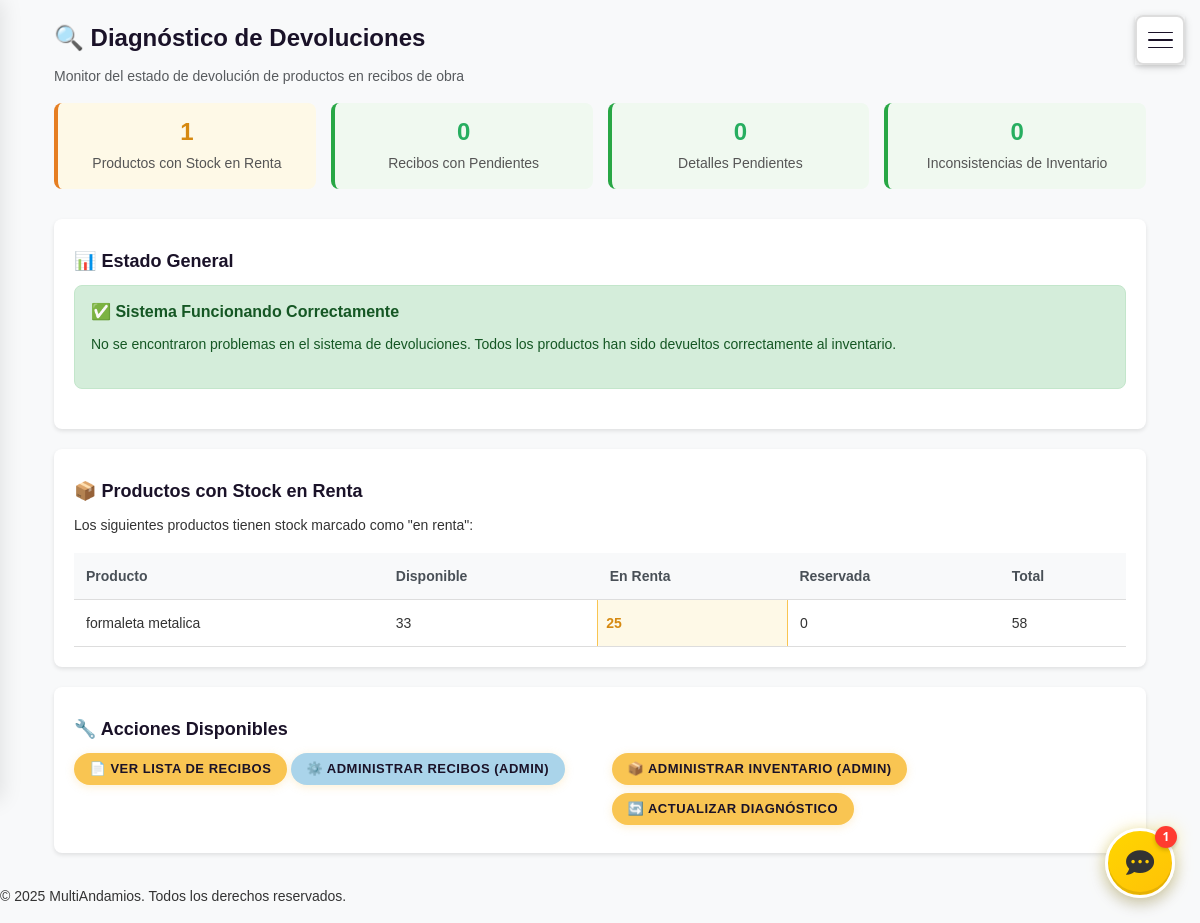
Screenshot of /recibos/diagnostico/ (signed in) with the database file from the repository.
### productos/models.py (models this page shows, shortened)
class Producto(models.Model):
    id_producto = models.AutoField(primary_key=True)
    nombre = models.CharField(max_length=255)
    descripcion = models.TextField(blank=True, null=True)
    precio_diario = models.DecimalField(
        max_digits=10,
        decimal_places=2,
        verbose_name='Precio por día',
        help_text='Precio de renta por día en pesos',
        default=0
    )
    dias_minimos_renta = models.PositiveIntegerField(
        default=1,
        verbose_name='Días mínimos de renta',
        help_text='Número mínimo de días consecutivos que se debe rentar este producto'
    )
    peso = models.DecimalField(
        max_digits=8,
        decimal_places=2,
        default=0.00,
        verbose_name='Peso individual (kg)',
        help_text='Peso en kilogramos de una unidad del producto'
    )
    cantidad_disponible = models.PositiveIntegerField()
    cantidad_reservada = models.PositiveIntegerField(default=0)
    cantidad_en_renta = models.PositiveIntegerField(default=0)
    imagen = models.ImageField(upload_to='productos/', blank=True, null=True)
    activo = models.BooleanField(default=True)
    def cantidad_total(self):
        return self.cantidad_disponible + self.cantidad_reservada + self.cantidad_en_renta

### recibos/views.py (the view, shortened to what this page needs)
# urls.py: path('diagnostico/', views.diagnostico_devoluciones, name='diagnostico_devoluciones'),
@login_required
@user_passes_test(es_staff)
def diagnostico_devoluciones(request):
    from django.db.models import F, Sum
    productos_con_renta = Producto.objects.filter(cantidad_en_renta__gt=0)
    recibos_con_pendientes = ReciboObra.objects.filter(
        detalles__cantidad_vuelta__lt=F('detalles__cantidad_solicitada')
    ).distinct()
    detalles_pendientes = DetalleReciboObra.objects.filter(cantidad_vuelta__lt=F('cantidad_solicitada'))
    inconsistencias = []
    detalles_con_problemas = []
    context = {
        'productos_con_renta': productos_con_renta,
        'recibos_con_pendientes': recibos_con_pendientes,
        'detalles_pendientes': detalles_pendientes,
        'inconsistencias': inconsistencias,
        'detalles_con_problemas': detalles_con_problemas,
        'total_problemas': len(recibos_con_pendientes),
        'total_detalles_pendientes': len(detalles_pendientes),
        'total_inconsistencias': len(inconsistencias),
    }
    return render(request, 'recibos/diagnostico_devoluciones.html', context)

### recibos/views.py (called while the page is built)
def es_staff(user):
    return user.is_staff or user.rol in ['admin', 'empleado']

### usuarios/templatetags/carrito_tags.py (called while the page is built)
@register.simple_tag(takes_context=True)
def get_carrito_total(context):
    request = context['request']
    if request.user.is_authenticated:
        return CarritoItem.objects.filter(usuario=request.user).count()
    return 0

### recibos/templates/recibos/diagnostico_devoluciones.html (shortened to what this page needs)
{% extends 'base.html' %}
{% load static %}
{% block content %}
<div class="container-fluid">
    <div class="row">
        <div class="col-12">
            <h1>🔍 Diagnóstico de Devoluciones</h1>
            <p class="text-muted">Monitor del estado de devolución de productos en recibos de obra</p>
            <div class="summary-grid">
                <div class="summary-item {% if productos_con_renta.count > 0 %}warning{% else %}success{% endif %}">
                    <h3>{{ productos_con_renta.count }}</h3>
                    <p>Productos con Stock en Renta</p>
                </div>
                <div class="summary-item {% if recibos_con_pendientes.count > 0 %}warning{% else %}success{% endif %}">
                    <h3>{{ recibos_con_pendientes.count }}</h3>
                    <p>Recibos con Pendientes</p>
                </div>
                <div class="summary-item {% if total_detalles_pendientes > 0 %}warning{% else %}success{% endif %}">
                    <h3>{{ total_detalles_pendientes }}</h3>
                    <p>Detalles Pendientes</p>
                </div>
                <div class="summary-item {% if total_inconsistencias > 0 %}error{% else %}success{% endif %}">
                    <h3>{{ total_inconsistencias }}</h3>
                    <p>Inconsistencias de Inventario</p>
                </div>
            </div>
            <div class="diagnostic-card">
                <h3>📊 Estado General</h3>
                {% if total_problemas == 0 and total_inconsistencias == 0 %}
                    <div class="alert alert-success">
                        <h4>✅ Sistema Funcionando Correctamente</h4>
                        <p>No se encontraron problemas en el sistema de devoluciones. Todos los productos han sido devueltos correctamente al inventario.</p>
                    </div>
                {% endif %}
            </div>
            {% if productos_con_renta.count > 0 %}
            <div class="diagnostic-card">
                <h3>📦 Productos con Stock en Renta</h3>
                <p>Los siguientes productos tienen stock marcado como "en renta":</p>
                <table class="product-table">
                    <thead>
                        <tr>
                            <th>Producto</th>
                            <th>Disponible</th>
                            <th>En Renta</th>
                            <th>Reservada</th>
                            <th>Total</th>
                        </tr>
                    </thead>
                    <tbody>
                        {% for producto in productos_con_renta %}
                        <tr>
                            <td>{{ producto.nombre }}</td>
                            <td>{{ producto.cantidad_disponible }}</td>
                            <td class="status-warning">{{ producto.cantidad_en_renta }}</td>
                            <td>{{ producto.cantidad_reservada }}</td>
                            <td>{{ producto.cantidad_total }}</td>
                        </tr>
                        {% endfor %}
                    </tbody>
                </table>
            </div>
            {% endif %}
            <div class="diagnostic-card">
                <h3>🔧 Acciones Disponibles</h3>
                <div class="row">
                    <div class="col-md-6">
                        <a href="{% url 'recibos:lista_recibos' %}" class="btn btn-primary btn-block mb-2">
                            📄 Ver Lista de Recibos
                        </a>
                        <a href="/admin/recibos/reciboobra/" class="btn btn-secondary btn-block mb-2">
                            ⚙️ Administrar Recibos (Admin)
                        </a>
                    </div>
                    <div class="col-md-6">
                        <a href="/admin/productos/producto/" class="btn btn-info btn-block mb-2">
                            📦 Administrar Inventario (Admin)
                        </a>
                        <button onclick="location.reload()" class="btn btn-success btn-block mb-2">
                            🔄 Actualizar Diagnóstico
                        </button>
                    </div>
                </div>
            </div>
        </div>
    </div>
</div>
{% endblock %}

### static/estilos.css (style rules this page uses)
body { font-family: 'Inter', sans-serif; background: #ffffff92; color: #1A1228; margin: 0; padding: 0; font-size: 0.875rem; line-height: 1.25; -webkit-text-size-adjust: 100%; -webkit-font-smoothing: antialiased; }
h1, h2, h3, h4, h5, h6 { color: #1A1228; margin-top: 0.75rem; margin-bottom: 0.75rem; font-weight: 600; line-height: 1.2; }
h1 { font-size: 1.5rem; }
h3 { font-size: 1.125rem; }
h4 { font-size: 1rem; }
button, .btn { font-size: 0.8125rem; padding: 0.4em 1.2em; border-radius: 50px; box-shadow: 0 2px 8px rgba(249, 197, 82, 0.25); text-transform: uppercase; letter-spacing: 0.5px; transition: all 0.2s; font-weight: 600; display: inline-flex; align-items: center; justify-content: center; gap: 4px; min-height: 32px; background-color: #F9C552; color: #1A1228; border: none; cursor: pointer; }
html, body { height: 100%; overflow-x: hidden; }
.alert { padding: 0.75rem 1rem; margin-bottom: 0.5rem; border-radius: 4px; color: #fff; }
.alert-success { background-color: #4caf50; }
button, .btn, nav a, .card, .logo { transition: all 0.2s cubic-bezier(.4,0,.2,1); }

### static/css/theme-colors.css (style rules this page uses)
body { color: #1A1228; }
h1, h2, h3, h4, h5, h6 { color: #1A1228; }
button, .btn { background-color: #F9C552; color: #1A1228; box-shadow: 0 2px 8px rgba(249, 197, 82, 0.25); border: none; }
.btn-primary { background-color: #F9C552; color: #1A1228; }
.btn-secondary { background-color: #AAD4EA; color: #1A1228; }
.badge-warning, .status-warning { background-color: rgba(249, 197, 82, 0.2); color: #1A1228; border: 1px solid #F9C552; }

### recibos/templates/recibos/diagnostico_devoluciones.html (style rules this page uses)
.diagnostic-card { background: white; border-radius: 8px; box-shadow: 0 2px 4px rgba(0,0,0,0.1); padding: 20px; margin-bottom: 20px; }
.status-warning { color: #e67e22; font-weight: bold; }
.summary-grid { display: grid; grid-template-columns: repeat(auto-fit, minmax(200px, 1fr)); gap: 15px; margin-bottom: 30px; }
.summary-item { background: #f8f9fa; padding: 15px; border-radius: 8px; text-align: center; border-left: 4px solid #007bff; color: #333; }
.summary-item h3 { color: #2c3e50; margin: 0 0 5px 0; font-size: 24px; }
.summary-item p { color: #555; margin: 0; font-size: 14px; }
.summary-item.warning { border-left-color: #e67e22; background: #fef9e7; }
.summary-item.warning h3 { color: #d68910; }
.summary-item.success { border-left-color: #28a745; background: #f0f9f0; }
.summary-item.success h3 { color: #27ae60; }
.product-table { width: 100%; border-collapse: collapse; margin-top: 15px; }
.product-table th, .product-table td { padding: 12px; text-align: left; border-bottom: 1px solid #ddd; color: #333; }
.product-table th { background-color: #f8f9fa; font-weight: bold; color: #495057; }
.product-table .status-warning { color: #d68910; background-color: #fef9e7; padding: 4px 8px; border-radius: 4px; font-weight: bold; }
.alert { padding: 16px; margin-bottom: 20px; border: 1px solid transparent; border-radius: 8px; }
.alert-success { background-color: #d4edda; border-color: #c3e6cb; color: #155724; }
.alert-success h4 { color: #155724; margin-top: 0; }

### rows the page displays
Producto: nombre "formaleta metalica", cantidad_disponible "33", cantidad_en_renta "25", cantidad_reservada "0", cantidad_total "58"

### other values shown
{{ productos_con_renta.count }} "1"
{{ recibos_con_pendientes.count }} "0"
{{ total_detalles_pendientes }} "0"
{{ total_inconsistencias }} "0"
